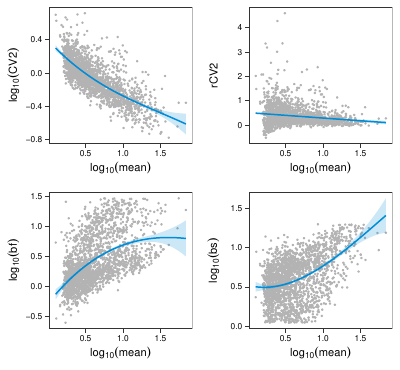

Recreate this plot in R.
### supplementary figure - mean vs param
genename <- read.table("genename.txt", sep = '\t', header = FALSE)
result.all <- read.table("../code_Inference/PoissonFriedman_model/results_MEF.csv", header = FALSE, sep = ',')
result.all <- cbind(genename, result.all)
colnames(result.all) <- c('genename', 'a', 'b', 'k', 'H', 'mean', 'noise', 'fval', 'goodFit')
result.all$Hsign[result.all$H > 0] <- 'negative'
result.all$Hsign[result.all$H < 0] <- 'positive'
result.all$Hsign[result.all$H == 0] <- 'non-feedback'
result.all$rcv <- result.all$noise-(1/log2(result.all$mean))
result.all = result.all[result.all$a > 0 & result.all$goodFit == 1,]

# mean vs noise bf bs
p1 <- ggplot(result.all, aes(x = log10(mean), y = log10(noise))) + 
  geom_point(colour = 'grey70', size = 0.2)+
  geom_smooth(method = "lm", formula = y ~ splines::bs(x, 3), alpha = 0.2, size = 0.5, colour = "#008CD6", fill = "#008CD6") + 
  labs(y = expression(log[10](CV2)), x = expression(log[10](mean))) +
  theme_bw() +
  theme(legend.position = "none",
        axis.title = element_text(colour = 'black', size = 8),
        axis.text = element_text(colour = 'black', size = 6),
        axis.ticks = element_line(size=0.25, lineend = 10),
        panel.grid = element_blank())
p1

p2 <- ggplot(result.all, aes(x = log10(mean), y = rcv)) + 
  geom_point(colour = 'grey70', size = 0.2)+
  geom_smooth(method = "lm", alpha = 0.2, size = 0.5, colour = "#008CD6", fill = "#008CD6") + 
  labs(y = expression(rCV2), x = expression(log[10](mean))) +
  theme_bw() +
  theme(legend.position = "none",
        axis.title = element_text(colour = 'black', size = 8),
        axis.text = element_text(colour = 'black', size = 6),
        axis.ticks = element_line(size=0.25, lineend = 10),
        panel.grid = element_blank())
p2

p3 <- ggplot(result.all, aes(x = log10(mean), y = log10(a))) + 
  geom_point(colour = 'grey70', size = 0.2)+
  geom_smooth(method = "lm", formula = y ~ splines::bs(x, 3), alpha = 0.2, size = 0.5, colour = "#008CD6", fill = "#008CD6") + 
  labs(y = expression(log[10](bf)), x = expression(log[10](mean))) +
  theme_bw() +
  theme(legend.position = "none",
        axis.title = element_text(colour = 'black', size = 8),
        axis.text = element_text(colour = 'black', size = 6),
        axis.ticks = element_line(size=0.25, lineend = 10),
        panel.grid = element_blank())
p3

p4 <- ggplot(result.all, aes(x = log10(mean), y = log10(b))) + 
  geom_point(colour = 'grey70', size = 0.2)+
  geom_smooth(method = "lm", formula = y ~ splines::bs(x, 3), alpha = 0.2, size = 0.5, colour = "#008CD6", fill = "#008CD6") + 
  labs(y = expression(log[10](bs)), x = expression(log[10](mean))) +
  theme_bw() +
  theme(legend.position = "none",
        axis.title = element_text(colour = 'black', size = 8),
        axis.text = element_text(colour = 'black', size = 6),
        axis.ticks = element_line(size=0.25, lineend = 10),
        panel.grid = element_blank())
p4

pic1 <- ggarrange(p1, p2, p3, p4, ncol = 2, nrow = 2, widths=c(4), heights=c(4), align = "v")

pic1
ggsave('fig3&S9/figS9.pdf', width = 4, height = 3.7, useDingbats = FALSE)
